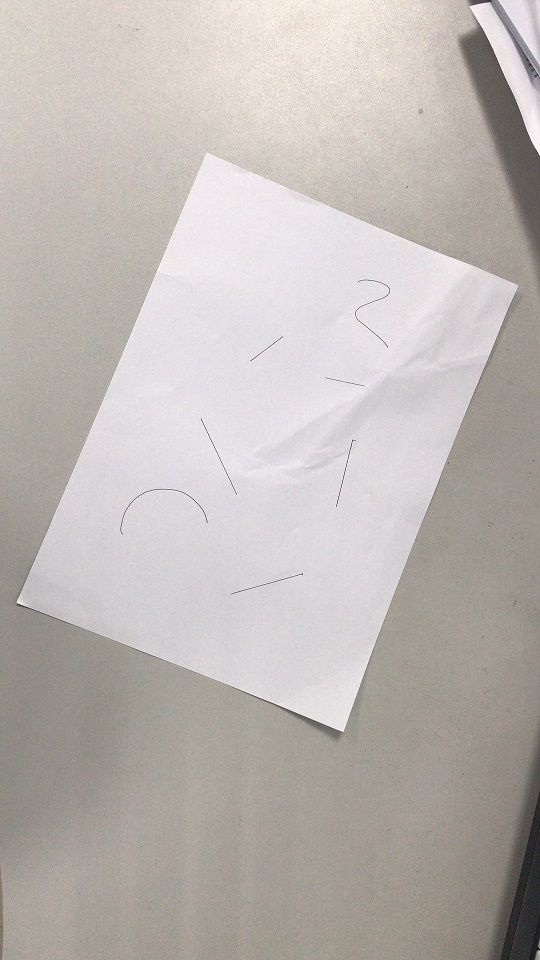
#> input picture imageCorrection/input.jpg, 540 x 960 px
$ python image.py
#> lines starting #> are read from the running program, lines starting #| are printed output that depends on the picture; after the words box and inside, x2 and y2 are one past the last pixel; in counts of white or black regions, pixels touching at a corner belong together
import cv2
import numpy as np

img = cv2.imread('input.jpg')
#> img is the input picture: shape (960, 540, 3); mean B, G, R 179.3, 183.6, 189.3
result1 = img.copy()
result2 = img.copy()
result3 = img.copy()

img = cv2.GaussianBlur(img,(3,3),0)
gray = cv2.cvtColor(img,cv2.COLOR_BGR2GRAY)

edges = cv2.Canny(gray,50,150,apertureSize = 3)
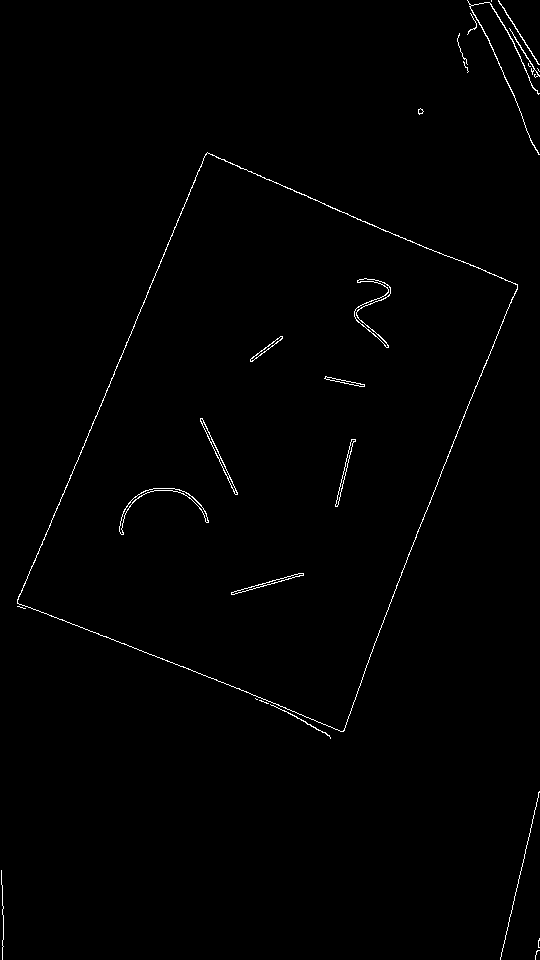
#> edges: shape (960, 540); 0.77% white in thin lines or dots
cv2.imwrite("canny.jpg", edges)
#hough transform
lines = cv2.HoughLinesP(edges,1,np.pi/180,50,minLineLength=90,maxLineGap=10)
#> lines = [[80, 452, 207, 152], [401, 572, 512, 297], [17, 602, 148, 292], [500, 959, 539, 791], [208, 153, 324, 203], [343, 731, 397, 583], [17, 603, 246, 691], [285, 187, 450, 257], [481, 25, 524, 122], [235, 687, 335, 729], [395, 589, 437, 484], [149, 287, 205, 154]]
for x1,y1,x2,y2 in lines[0]:
    cv2.line(result1,(x1,y1),(x2,y2),(0,0,255),1)
    print (x1,y1)
    print (x2,y2)
#> this loop made 1 pass
#| 80 452
#| 207 152
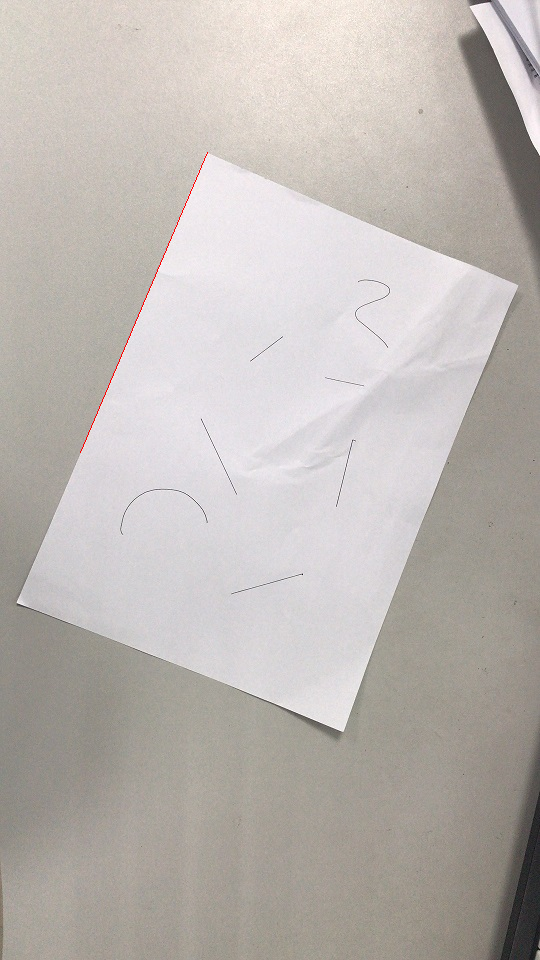
#> result1: shape (960, 540, 3); 0.06% of pixels changed, all inside (x1, y1, x2, y2) = (80, 152, 208, 453)
cv2.circle(result2,(207,151),5,(0,255,0),5)
#> result2: shape (960, 540, 3); 0.04% of pixels changed, all inside (x1, y1, x2, y2) = (199, 143, 216, 160)
cv2.circle(result2,(517,285),5,(0,255,0),5)
#> result2: shape (960, 540, 3); mean B, G, R 179.1, 183.7, 189.2
cv2.circle(result2,(17,601),5,(0,255,0),5)
#> result2: shape (960, 540, 3); mean B, G, R 179.1, 183.7, 189.1
cv2.circle(result2,(343,731),5,(0,255,0),5)
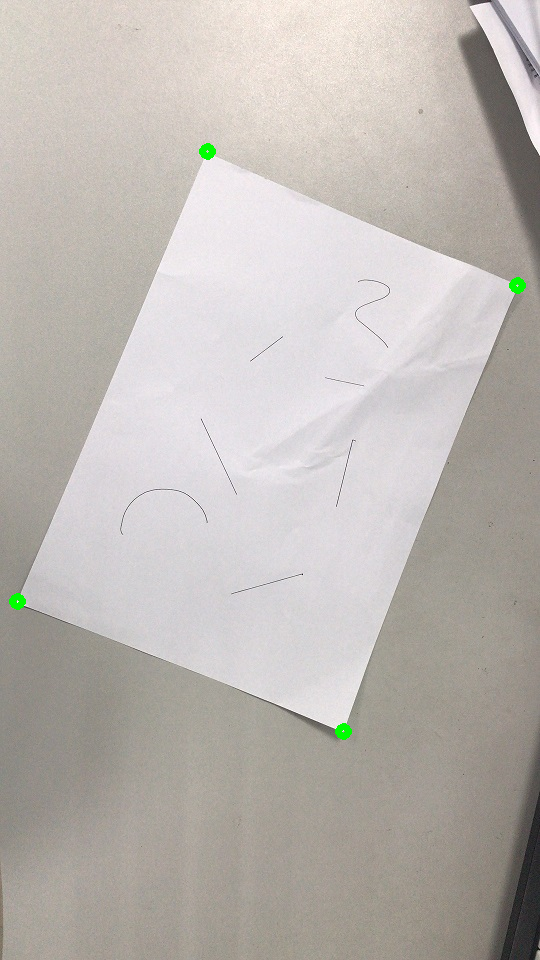
#> result2: shape (960, 540, 3); mean B, G, R 179, 183.8, 189.1

cv2.imwrite("result1.jpg", result1)
cv2.imwrite("result2.jpg", result2)

src = np.float32([[207, 151], [517, 285], [17, 601], [343, 731]])
dst = np.float32([[0, 0], [337, 0], [0, 488], [337, 488]])

m = cv2.getPerspectiveTransform(src, dst)
#> m = [[0.892, 0.377, -241.6], [-0.408, 0.944, -58.09], [-8.54e-05, 5.16e-05, 1]]
result = cv2.warpPerspective(result3, m, (337, 488))
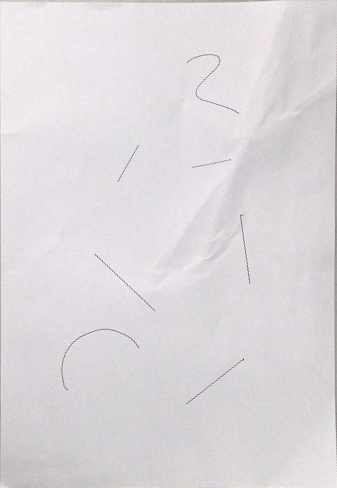
#> result: shape (488, 337, 3); mean B, G, R 220.6, 217.2, 221.2
cv2.imwrite("result.jpg", result)
cv2.imshow("result", result)
cv2.waitKey(0)
